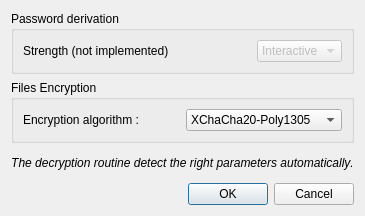
<?xml version="1.0" encoding="UTF-8"?>
<ui version="4.0">
 <class>ConfigDialog</class>
 <widget class="QDialog" name="ConfigDialog">
  <property name="geometry">
   <rect>
    <x>0</x>
    <y>0</y>
    <width>351</width>
    <height>216</height>
   </rect>
  </property>
  <property name="windowTitle">
   <string>DexiosGUI Configuration</string>
  </property>
  <layout class="QVBoxLayout" name="verticalLayout">
   <item>
    <widget class="QGroupBox" name="groupBox_2">
     <property name="title">
      <string>Password derivation</string>
     </property>
     <layout class="QGridLayout" name="gridLayout_2">
      <item row="0" column="0">
       <widget class="QLabel" name="label_2">
        <property name="text">
         <string>Strength (not implemented)</string>
        </property>
       </widget>
      </item>
      <item row="0" column="1">
       <spacer name="horizontalSpacer_2">
        <property name="orientation">
         <enum>Qt::Horizontal</enum>
        </property>
        <property name="sizeHint" stdset="0">
         <size>
          <width>40</width>
          <height>20</height>
         </size>
        </property>
       </spacer>
      </item>
      <item row="0" column="2">
       <widget class="QComboBox" name="comboStrength">
        <property name="enabled">
         <bool>false</bool>
        </property>
        <property name="currentText">
         <string notr="true">Interactive</string>
        </property>
        <item>
         <property name="text">
          <string notr="true">Interactive</string>
         </property>
        </item>
        <item>
         <property name="text">
          <string notr="true">Moderate</string>
         </property>
        </item>
        <item>
         <property name="text">
          <string notr="true">Sensitive</string>
         </property>
        </item>
       </widget>
      </item>
     </layout>
    </widget>
   </item>
   <item>
    <widget class="QGroupBox" name="groupBox_3">
     <property name="title">
      <string>Files Encryption</string>
     </property>
     <layout class="QGridLayout" name="gridLayout_3">
      <item row="0" column="0">
       <widget class="QLabel" name="label_4">
        <property name="text">
         <string>Encryption algorithm : </string>
        </property>
       </widget>
      </item>
      <item row="0" column="1">
       <widget class="QComboBox" name="comboAlgo">
        <item>
         <property name="text">
          <string>XChaCha20-Poly1305</string>
         </property>
        </item>
        <item>
         <property name="text">
          <string>Aes-256-Gcm</string>
         </property>
        </item>
        <item>
         <property name="text">
          <string>Deoxys II-256</string>
         </property>
        </item>
       </widget>
      </item>
     </layout>
    </widget>
   </item>
   <item>
    <widget class="QLabel" name="label_5">
     <property name="font">
      <font>
       <weight>50</weight>
       <italic>true</italic>
       <bold>false</bold>
       <underline>false</underline>
       <kerning>false</kerning>
      </font>
     </property>
     <property name="text">
      <string>The decryption routine detect the right parameters automatically.</string>
     </property>
     <property name="textFormat">
      <enum>Qt::PlainText</enum>
     </property>
     <property name="alignment">
      <set>Qt::AlignCenter</set>
     </property>
    </widget>
   </item>
   <item>
    <widget class="QDialogButtonBox" name="buttonBox">
     <property name="orientation">
      <enum>Qt::Horizontal</enum>
     </property>
     <property name="standardButtons">
      <set>QDialogButtonBox::Cancel|QDialogButtonBox::Ok</set>
     </property>
    </widget>
   </item>
  </layout>
 </widget>
 <resources/>
 <connections>
  <connection>
   <sender>buttonBox</sender>
   <signal>accepted()</signal>
   <receiver>ConfigDialog</receiver>
   <slot>accept()</slot>
   <hints>
    <hint type="sourcelabel">
     <x>248</x>
     <y>254</y>
    </hint>
    <hint type="destinationlabel">
     <x>157</x>
     <y>274</y>
    </hint>
   </hints>
  </connection>
  <connection>
   <sender>buttonBox</sender>
   <signal>rejected()</signal>
   <receiver>ConfigDialog</receiver>
   <slot>reject()</slot>
   <hints>
    <hint type="sourcelabel">
     <x>316</x>
     <y>260</y>
    </hint>
    <hint type="destinationlabel">
     <x>286</x>
     <y>274</y>
    </hint>
   </hints>
  </connection>
 </connections>
</ui>
